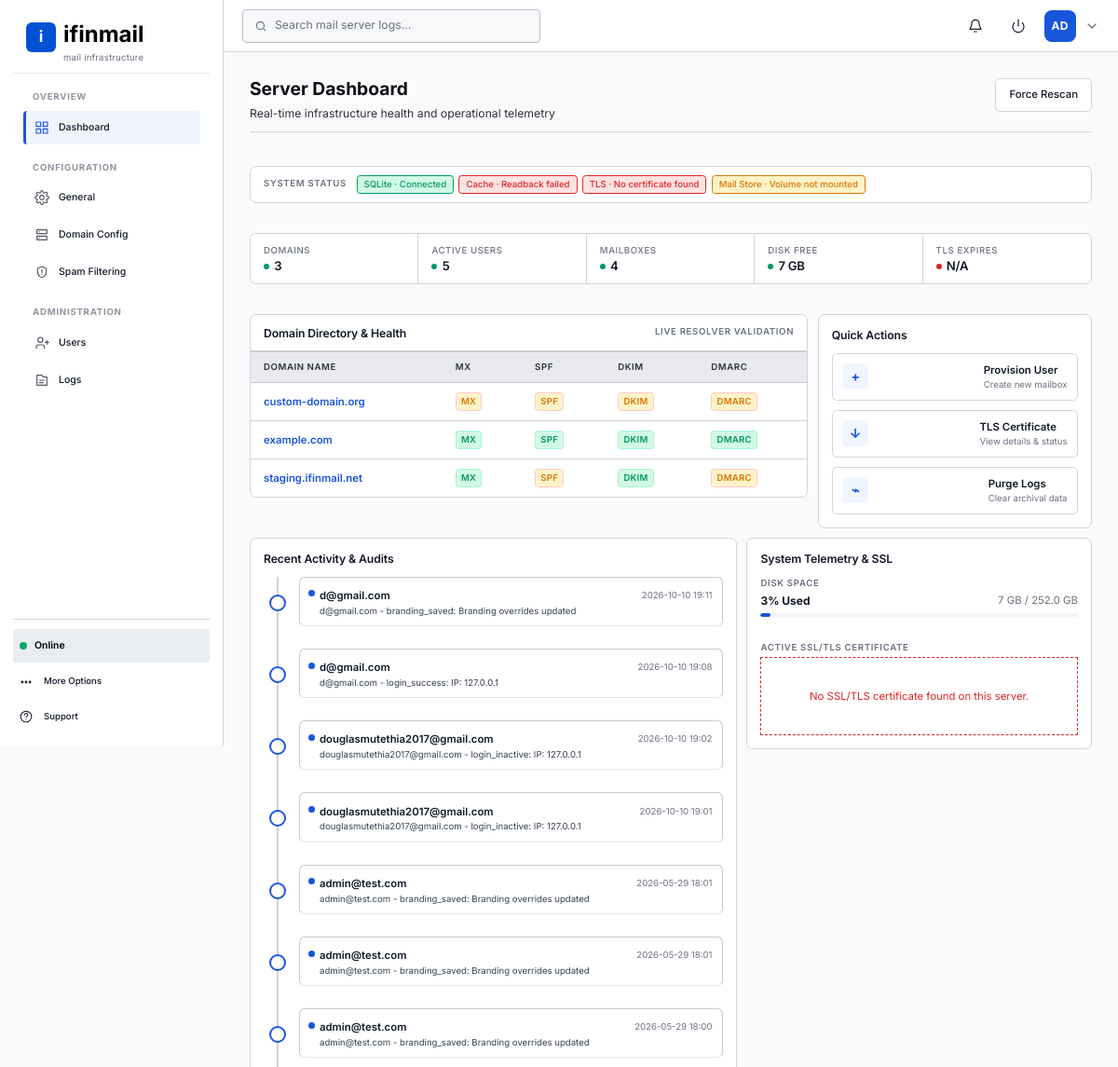
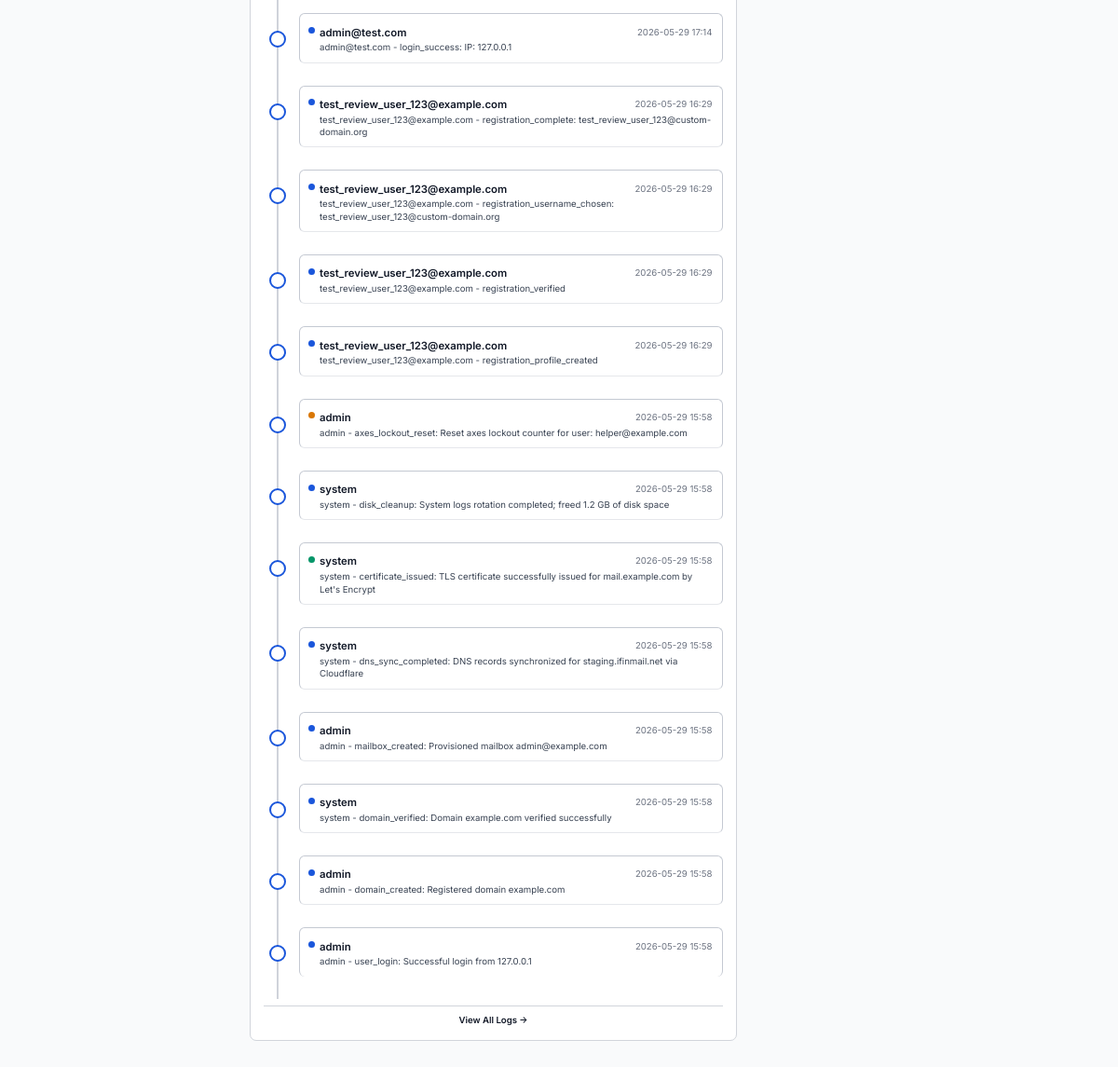
The page /accounts/dashboard/ (signed in) on the database its author committed (2 pictures, top to bottom).
### backend/apps/domains/models/__init__.py (models this page shows, shortened)
class Domain(models.Model):
    id = models.UUIDField(primary_key=True, default=uuid.uuid4, editable=False)
    name = models.CharField(max_length=255, unique=True)
    ip_address = models.GenericIPAddressField(
        null=True,
        blank=True,
    )
    verified = models.BooleanField(default=False)
    mx_verified = models.BooleanField(default=False)
    spf_verified = models.BooleanField(default=False)
    dkim_verified = models.BooleanField(default=False)
    dmarc_verified = models.BooleanField(default=False)
    created_at = models.DateTimeField(auto_now_add=True)
    class Meta:
        managed = False
        db_table = 'domains'
        ordering = ['name']

### backend/services/models.py (models this page shows, shortened)
class AuditEvent(models.Model):
    id = models.UUIDField(primary_key=True, default=uuid.uuid4, editable=False)
    time = models.DateTimeField(auto_now_add=True)
    user = models.CharField(max_length=255)
    action = models.CharField(max_length=255)
    detail = models.TextField(blank=True)
    severity = models.CharField(max_length=32, default='info')
    class Meta:
        managed = True
        db_table = 'ifinmail_audit_event'
        ordering = ['-time']

### backend/apps/accounts/views/dashboard.py (the view)
# urls.py: path('', RedirectView.as_view(pattern_name='accounts:dashboard', permanent=False)),
@login_required
@user_passes_test(_is_staff, login_url='accounts:login')
def dashboard(request: HttpRequest) -> HttpResponse:
    stats = _get_stats()
    services = _get_service_status()
    domains = _get_domains(request)
    events = _get_activity()
    disk = _get_disk_usage()
    tls_days = _get_tls_expiry_days()
    tls_info = _get_tls_info()
    is_mock = not any([stats, services, domains, events])
    return render(
        request,
        'admin/dashboard.html',
        {
            'stats': stats,
            'services': services,
            'domains': domains,
            'domains_empty': len(domains) == 0,
            'events': events,
            'storage_used': disk.get('display', 'N/A'),
            'storage_pct': f'{disk.get("pct", 0):.0f}%',
            'storage_total': f'{disk.get("total_gb", 0):.1f} GB',
            'storage_status': disk.get('status', 'warn'),
            'storage_warning': str(_('Cleanup recommended')) if disk.get('status') == 'err' else '',
            'tls_days': tls_days,
            'tls_info': tls_info,
            'mail_hostname': os.environ.get('MAIL_HOSTNAME', ''),
            'active_section': 'dashboard',
            'header_search_placeholder': 'Search mail server logs...',
            'is_mock': is_mock,
        },
    )

### backend/apps/accounts/services/__init__.py (called while the page is built)
    @staticmethod
    def get_active_count() -> int:
        try:
            return MailUser.objects.filter(is_active=True).count()
        except OperationalError:
            logger.exception('Failed to fetch active user count')
            return 0

### backend/apps/accounts/views/auth.py (called while the page is built)
def _is_staff(user: object) -> bool:
    if not user.is_authenticated:
        return False
    try:
        user.refresh_from_db(fields=['is_staff', 'is_superuser', 'is_active'])
    except ObjectDoesNotExist:
        logger.warning('User object disappeared during staff check')
        return False
    if not user.is_active:
        return False
    return user.is_staff or user.is_superuser

### backend/apps/accounts/views/dashboard.py (called while the page is built, shortened)
def _make_check(code: str, status_bool: bool, label: str) -> dict[str, str]:
    if status_bool:
        return {'check': code, 'status': 'pass', 'message': f'{label} verified'}
    return {'check': code, 'status': 'warn', 'message': f'Verify {label}'}

def _get_tls_expiry_days() -> dict[str, Any]:
    mail_hostname = os.environ.get('MAIL_HOSTNAME', '')
    domain = os.environ.get('DOMAIN', os.environ.get('MAIL_DOMAIN', ''))
    cert_paths = []
    if mail_hostname:
        cert_paths.append(os.path.join(_LETSENCRYPT_DIR, 'live', mail_hostname, 'fullchain.pem'))
    if domain and domain != mail_hostname:
        cert_paths.append(os.path.join(_LETSENCRYPT_DIR, 'live', domain, 'fullchain.pem'))
    if not cert_paths:
        return {'days': None, 'display': 'N/A', 'status': 'err'}

def _get_mail_volume_stats() -> dict[str, object]:
    mail_root = _MAIL_VHOSTS_DIR
    if not os.path.isdir(mail_root):
        return {'exists': False, 'display': 'N/A'}

def _get_activity() -> list[dict[str, str]]:
    events = AuditService.get_recent(20)
    result = []
    for e in reversed(events):
        detail = f': {e["detail"]}' if e.get('detail') else ''
        result.append(
            {
                'time': e['time'].replace('T', ' ')[:16] if e.get('time') else '',
                'user': e.get('user', 'system'),
                'severity': e.get('severity', 'info'),
                'description': f'{e["user"]} - {e["action"]}{detail}',
            }
        )
    return result

### backend/apps/core/templatetags/static_versioning.py (called while the page is built)
@register.simple_tag
def versioned_css(path: str) -> str:
    url = static(path)
    version = str(getattr(settings, 'CSS_VERSION', '')).strip()
    if not version:
        return url
    separator = '&' if '?' in url else '?'
    return f'{url}{separator}{urlencode({"v": version})}'

### frontend/templates/admin/dashboard.html (shortened to what this page needs)
{% extends "base.html" %}
{% load i18n %}{% load static %}
{% block sidebar_wrapper %}{% include "includes/sidebar.html" %}{% endblock %}
{% block header %}{% include "includes/header.html" %}{% endblock %}
{% block content %}
<section class="ifinmail-admin-content">
    <div class="ifinmail-admin-page">
        <div class="ifinmail-page-header">
            <div>
                <h1 class="ifinmail-page-title">{% trans 'Server Dashboard' %}</h1>
                <p class="ifinmail-page-subtitle">{% trans 'Real-time infrastructure health and operational telemetry' %}</p>
            </div>
            <div class="ifinmail-page-actions">
                <button class="ifinmail-btn" data-action="rescan" data-url="{% url 'accounts:rescan' %}">{% trans 'Force Rescan' %}</button>
            </div>
        </div>
        <div class="ifinmail-health-banner">
            <span class="ifinmail-overline">{% trans 'System status' %}</span>
            <div class="ifinmail-health-pills">
                {% for key, service in services.items %}
                <span class="ifinmail-health-pill ifinmail-health-pill--{{ service.status }}">
                    {{ service.label }} · {{ service.detail }}
                </span>
                {% endfor %}
            </div>
        </div>
        <div class="ifinmail-stat-row">
            {% for stat in stats %}
            <div class="ifinmail-stat-cell">
                <span class="ifinmail-stat-cell__label">{{ stat.label }}</span>
                <div class="ifinmail-stat-cell__value-wrapper">
                    <span class="ifinmail-stat-cell__dot ifinmail-stat-cell__dot--{{ stat.status }}"></span>
                    <span class="ifinmail-stat-cell__value">{{ stat.value }}</span>
                </div>
            </div>
            {% endfor %}
        </div>
        <div class="ifinmail-admin-grid">
            <article class="ifinmail-table-panel ifinmail-span-8">
                <div class="ifinmail-table-panel-header">
                    <h2 class="ifinmail-panel-title">{% trans 'Domain Directory & Health' %}</h2>
                    <span class="ifinmail-overline">{% trans 'Live Resolver Validation' %}</span>
                </div>
                <table class="ifinmail-admin-table">
                    <thead>
                        <tr>
                            <th>{% trans 'Domain Name' %}</th>
                            <th>{% trans 'MX' %}</th>
                            <th>{% trans 'SPF' %}</th>
                            <th>{% trans 'DKIM' %}</th>
                            <th>{% trans 'DMARC' %}</th>
                        </tr>
                    </thead>
                    <tbody>
                        {% for domain in domains %}
                        <tr>
                            <td><strong class="ifinmail-link-strong">{{ domain.name }}</strong></td>
                            {% for check in domain.checks %}
                            <td>
                                <span class="ifinmail-badge {% if check.status == 'pass' %}ifinmail-badge--success{% else %}ifinmail-badge--warning{% endif %}">
                                    {{ check.check|upper }}
                                </span>
                            </td>
                            {% endfor %}
                        </tr>
                        {% endfor %}
                    </tbody>
                </table>
            </article>
            <aside class="ifinmail-panel ifinmail-span-4">
                <h2 class="ifinmail-panel-title">{% trans 'Quick Actions' %}</h2>
                <div>
                    <a href="{% url 'accounts:user_management' %}" class="ifinmail-quick-action">
                        <span class="ifinmail-icon-tile">+</span>
                        <span>
                            <strong>{% trans 'Provision User' %}</strong>
                            <small class="ifinmail-text--muted">{% trans 'Create new mailbox' %}</small>
                        </span>
                    </a>
                    <a href="#" class="ifinmail-quick-action" data-action="tls-info">
                        <span class="ifinmail-icon-tile">↓</span>
                        <span>
                            <strong>{% trans 'TLS Certificate' %}</strong>
                            <small class="ifinmail-text--muted">{% trans 'View details & status' %}</small>
                        </span>
                    </a>
                    <a href="#" class="ifinmail-quick-action" data-action="purge-logs" data-url="{% url 'accounts:log_purge' %}" data-confirm="{% trans 'Delete all archived audit logs, keeping the 500 most recent?' %}">
                        <span class="ifinmail-icon-tile">⌁</span>
                        <span>
                            <strong>{% trans 'Purge Logs' %}</strong>
                            <small class="ifinmail-text--muted">{% trans 'Clear archival data' %}</small>
                        </span>
                    </a>
                </div>
            </aside>
            <aside class="ifinmail-panel ifinmail-span-7">
                <h2 class="ifinmail-panel-title">{% trans 'Recent Activity & Audits' %}</h2>
                <div class="ifinmail-timeline">
                    {% for item in events %}
                    <article class="ifinmail-timeline-item">
                        <span class="ifinmail-status-dot {% if item.severity == 'error' or item.severity == 'err' %}ifinmail-status-dot--danger{% elif item.severity == 'warning' or item.severity == 'warn' %}ifinmail-status-dot--warning{% elif item.severity == 'success' %}ifinmail-status-dot--success{% else %}ifinmail-status-dot--info{% endif %}"></span>
                        <small><strong>{{ item.user }}</strong><span>{{ item.time|slice:":16" }}</span></small>
                        <p>{{ item.description }}</p>
                    </article>
                    {% empty %}
                    <div class="ifinmail-empty-state ifinmail-empty-state--compact">
                        <p>{% trans 'No audit entries yet.' %}</p>
                    </div>
                    {% endfor %}
                </div>
                <div class="ifinmail-audit-more">
                    <a class="ifinmail-link-strong" href="{% url 'accounts:logs' %}">{% trans 'View All Logs →' %}</a>
                </div>
            </aside>
            <article class="ifinmail-panel ifinmail-span-5">
                <h2 class="ifinmail-panel-title">{% trans 'System Telemetry & SSL' %}</h2>
                <div class="ifinmail-telemetry-container">
                    <div>
                        <span class="ifinmail-overline">{% trans 'Disk Space' %}</span>
                        <div class="ifinmail-telemetry-row">
                            <strong>{{ storage_pct }} {% trans 'Used' %}</strong>
                            <span class="ifinmail-text--muted">{{ storage_used }} / {{ storage_total }}</span>
                        </div>
                        <div class="ifinmail-progress">
                            <span class="{% if storage_status == 'err' %}bg-danger{% elif storage_status == 'warn' %}bg-warning{% endif %}" style="width: {{ storage_pct }}"></span>
                        </div>
                    </div>
                    <div>
                        <span class="ifinmail-overline">{% trans 'Active SSL/TLS Certificate' %}</span>
                        {% if tls_info.issuer %}
                        <div style="font-size:12px;display:flex;flex-direction:column;gap:5px">
                            <div><span class="ifinmail-text--muted">{% trans 'Host' %}:</span> <code>{{ mail_hostname|default:'Not configured' }}</code></div>
                            <div><span class="ifinmail-text--muted">{% trans 'Issuer' %}:</span> <code style="font-size:11px">{{ tls_info.issuer }}</code></div>
                            <div>
                                <span class="ifinmail-text--muted">{% trans 'Expiry' %}:</span>
                                <span class="ifinmail-badge {% if tls_info.expiry_status == 'ok' %}ifinmail-badge--success{% elif tls_info.expiry_status == 'warn' %}ifinmail-badge--warning{% else %}ifinmail-badge--danger{% endif %}">{{ tls_info.expiry_days }}d</span>
                            </div>
                            {% if tls_info.sans %}
                            <div style="word-break:break-all"><span class="ifinmail-text--muted">{% trans 'SANs' %}:</span> <code style="font-size:11px">{{ tls_info.sans|join:', ' }}</code></div>
                            {% endif %}
                        </div>
                        {% else %}
                        <div class="ifinmail-empty-state ifinmail-empty-state--compact" style="padding: 12px; border: 1px dashed var(--ifinmail-color-danger)">
                            <p style="color: var(--ifinmail-color-danger); margin: 0">{% trans 'No SSL/TLS certificate found on this server.' %}</p>
                        </div>
                        {% endif %}
                    </div>
                </div>
            </article>
        </div>
    </div>
</section>
{% endblock %}

### frontend/static/css/ifinmail-layout.css (style rules this page uses)
*, *::before, *::after { box-sizing: border-box; }
html { font-size: 14px; }
.ifinmail-body { display: flex; min-height: 100vh; width: 100%; font-family: var(--ifinmail-font-ui); font-size: var(--ifinmail-font-size-body); color: var(--ifinmail-on-surface); background: var(--ifinmail-color-surface-1); -webkit-font-smoothing: antialiased; -moz-osx-font-smoothing: grayscale; }
.ifinmail-admin-brand-icon { width: 32px; height: 32px; border-radius: var(--ifinmail-radius-md); object-fit: contain; }
.ifinmail-admin-content { flex: 1; padding: var(--ifinmail-gutter); overflow-y: auto; background: var(--ifinmail-color-surface-1); }
.ifinmail-admin-page { max-width: var(--ifinmail-container-max-width); margin: 0 auto; width: 100%; }
.ifinmail-page-header { display: flex; align-items: center; justify-content: space-between; gap: var(--ifinmail-space-3); margin-bottom: var(--ifinmail-space-4); padding-bottom: var(--ifinmail-space-3); border-bottom: 1px solid var(--ifinmail-color-border); }
.ifinmail-page-title { font-size: var(--ifinmail-font-size-h2); font-weight: var(--ifinmail-font-weight-semibold); color: var(--ifinmail-color-text-primary); margin: 0; letter-spacing: -0.01em; line-height: 1.3; }
.ifinmail-page-subtitle { font-size: var(--ifinmail-font-size-caption); color: var(--ifinmail-color-text-muted); margin: var(--ifinmail-space-0_5) 0 0; line-height: 1.4; }
.ifinmail-page-actions { display: flex; align-items: center; gap: var(--ifinmail-space-2); flex-shrink: 0; }

### rows shown on the page
Domain: name "custom-domain.org", check "MX" "SPF" "DKIM" "DMARC"
Domain: name "example.com", check "MX" "SPF" "DKIM" "DMARC"
Domain: name "staging.ifinmail.net", check "MX" "SPF" "DKIM" "DMARC"
AuditEvent: severity "info" (drawn), user "d@gmail.com"
AuditEvent: severity "info" (drawn), user "d@gmail.com"
AuditEvent: severity "info" (drawn), user "douglasmutethia2017@gmail.com"
AuditEvent: severity "info" (drawn), user "douglasmutethia2017@gmail.com"
AuditEvent: severity "info" (drawn), user "admin@test.com"
AuditEvent: severity "info" (drawn), user "admin@test.com"
AuditEvent: severity "info" (drawn), user "admin@test.com"
AuditEvent: severity "info" (drawn), user "admin@test.com"
AuditEvent: severity "info" (drawn), user "test_review_user_123@example.com"
AuditEvent: severity "info" (drawn), user "test_review_user_123@example.com"
AuditEvent: severity "info" (drawn), user "test_review_user_123@example.com"
AuditEvent: severity "info" (drawn), user "test_review_user_123@example.com"
AuditEvent: severity "warning" (drawn), user "admin"
AuditEvent: severity "info" (drawn), user "system"
AuditEvent: severity "success" (drawn), user "system"
AuditEvent: severity "info" (drawn), user "system"
AuditEvent: severity "info" (drawn), user "admin"
AuditEvent: severity "info" (drawn), user "system"
AuditEvent: severity "info" (drawn), user "admin"
AuditEvent: severity "info" (drawn), user "admin"

### other values the page prints
{{ brand.sidebar_logo_svg|safe }} "i"
{{ brand.name }} "ifinmail"
{{ brand.tagline|default:_('Mail Admin') }} "mail infrastructure"
{{ user_initials|default:'AD' }} "AD"
{{ service.label }} "SQLite" "Cache" "TLS" "Mail Store"
{{ service.detail }} "Connected" "Readback failed" "No certificate found" "Volume not mounted"
{{ stat.label }} "DOMAINS" "ACTIVE USERS" "MAILBOXES" "DISK FREE" "TLS EXPIRES"
{{ stat.value }} "3" "5" "4" "7 GB" "N/A"
{{ item.time|slice:":16" }} "2026-10-10 19:11" "2026-10-10 19:08" "2026-10-10 19:02" "2026-10-10 19:01" "2026-05-29 18:01" "2026-05-29 18:01" "2026-05-29 18:00" "2026-05-29 17:14" "2026-05-29 16:29" "2026-05-29 16:29" "2026-05-29 16:29" "2026-05-29 16:29" "2026-05-29 15:58" "2026-05-29 15:58" "2026-05-29 15:58" "2026-05-29 15:58" "2026-05-29 15:58" "2026-05-29 15:58" "2026-05-29 15:58" "2026-05-29 15:58"
{{ item.description }} "d@gmail.com - branding_saved: Branding overrides updated" "d@gmail.com - login_success: IP: 127.0.0.1" "douglasmutethia2017@gmail.com - login_inactive: IP: 127.0.0.1" "douglasmutethia2017@gmail.com - login_inactive: IP: 127.0.0.1" "admin@test.com - branding_saved: Branding overrides updated" "admin@test.com - branding_saved: Branding overrides updated" "admin@test.com - branding_saved: Branding overrides updated" "admin@test.com - login_success: IP: 127.0.0.1" "test_review_user_123@example.com - registration_complete: test_review_user_123@custom-domain.org" "test_review_user_123@example.com - registration_username_chosen: test_review_user_123@custom-domain.org" "test_review_user_123@example.com - registration_verified" "test_review_user_123@example.com - registration_profile_created" "admin - axes_lockout_reset: Reset axes lockout counter for user: helper@example.com" "system - disk_cleanup: System logs rotation completed; freed 1.2 GB of disk space" "system - certificate_issued: TLS certificate successfully issued for mail.example.com by Let's Encrypt" "system - dns_sync_completed: DNS records synchronized for staging.ifinmail.net via Cloudflare" "admin - mailbox_created: Provisioned mailbox admin@example.com" "system - domain_verified: Domain example.com verified successfully" "admin - domain_created: Registered domain example.com" "admin - user_login: Successful login from 127.0.0.1"
{{ storage_pct }} "3%"
{{ storage_used }} "7 GB"
{{ storage_total }} "252.0 GB"
